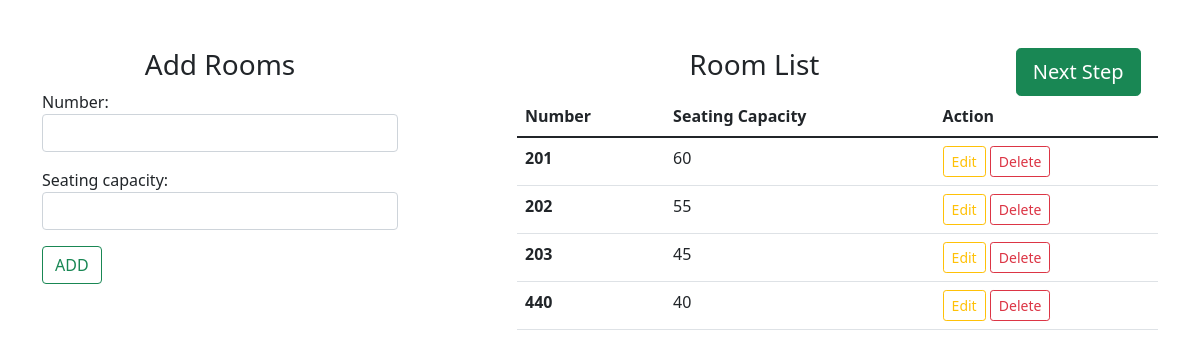
Page /addRooms/ on the committed database.
### routineGen/models.py (models this page shows, shortened)
class Room(models.Model):
    number = models.CharField(max_length=6, primary_key=True)
    seating_capacity = models.IntegerField()
    class Meta:
        ordering = ['number']

### routineGen/views.py (the view)
# urls.py: path('addRooms/', views.addRooms, name='addRooms'),
def addRooms(request):
    form = RoomForm(request.POST or None)
    if form.is_valid():
        form.save()
        form = RoomForm()
    rooms = Room.objects.all()
    context = {
        'form' : form,
        'rooms' : rooms,
    }
    return render(request, 'routineGen/addRooms.html', context)

### routineGen/forms.py
class RoomForm(forms.ModelForm):
    class Meta:
        model = Room
        fields = [
            'number',
            'seating_capacity',
        ]
        widgets = {
            'number' : forms.TextInput(attrs={'class':'form-control'}),
            'seating_capacity' : forms. NumberInput(attrs={'class':'form-control'}),
        }

### templates/routineGen/addRooms.html (shortened to what this page needs)
{% extends "base.html" %}
{% block content %}
<div class="row">
    <div class="col-sm-4">
        <h3 class="text-center">Add Rooms</h3>
        <form action="" method="POST">
            {{ form.as_p }}
            <input class="btn btn-outline-success" type="submit" value="ADD">
        </form>
    </div>
    <div class="col-sm-7 offset-1">
        <div class="row">
            <div class="col-sm-9">
                <h3 class="text-center">Room List</h3>
            </div>
            <div class="col-sm-3">
                <a class="btn btn-success btn-lg" href="{% url 'addCourses' %}" role="button">Next Step</a>
            </div>
        </div>
        {% if rooms %}
            <table class="table table-hover">
                <thead>
                    <tr>
                        <th scope="col">Number</th>
                        <th scope="col">Seating Capacity</th>
                        <th scope="col">Action</th>
                    </tr>
                </thead>
                <tbody>
                    {% for room in rooms %}
                    <tr>
                        <th scope="row">{{room.number}}</th>
                        <td scope="row">{{room.seating_capacity}}</td>
                        <td scope="row">
                            <a class="btn btn-outline-warning btn-sm" href="{% url 'editRooms' room.number %}" role="button">Edit</a>
                            <form action="{% url 'deleteRooms' room.number %}" method="POST" class="d-inline">
                                <input class="btn btn-outline-danger btn-sm" type="submit" value="Delete">
                            </form>
                        </td>
                    </tr>
                    {% endfor %}
                </tbody>
            </table>
        {% else %}
            <h5>Please add room first</h5>
        {% endif %}
    </div>
</div>
{% endblock %}

### rows in the picture
Room: number "201", seating_capacity "60"
Room: number "202", seating_capacity "55"
Room: number "203", seating_capacity "45"
Room: number "440", seating_capacity "40"
